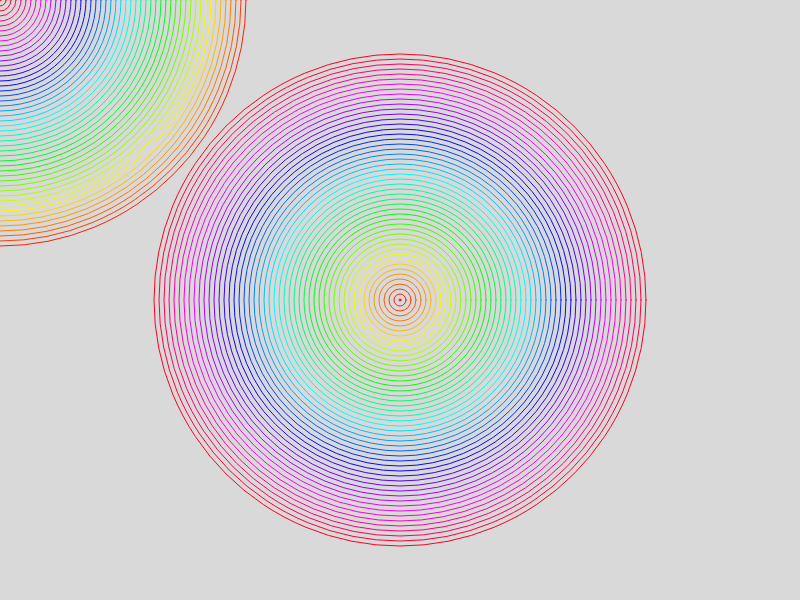
Frame 1 (no input)
Frame 60 (no input): identical to frame 1, image omitted
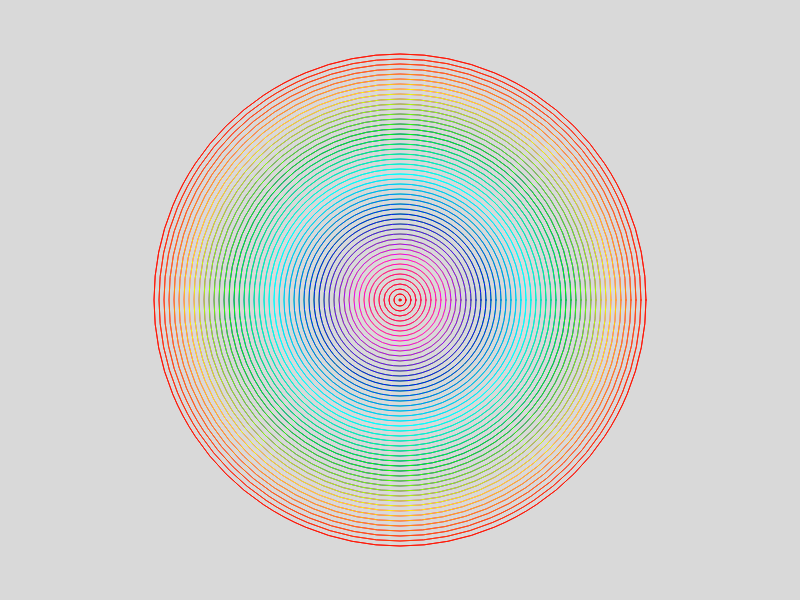
Frame 120 (the mouse pressed at the canvas centre since frame 60)

The p5.js sketch that drew these frames (run headless with seeded random() and noise() and a simulated clock; from frame 60 on, the mouse is pressed at the canvas centre):

// p5.js sketch
// ── sketch.js
/*
let x =0;
let incX = 0.1;

let y = 0;
let incY = 0.025;

//wobbly
function setup() {
createCanvas(windowWidth, windowHeight);
strokeWeight(2);
noFill();
}

function draw() {
  //background(220);
  let xPos = ((sin(x)+1)/2)*width;
  let yPos = ((cos(y)+1)/2)*height;
  fill(0);
  noStroke(0);
    ellipse(xPos, yPos, 50);
  if(frameCount%20 == 0){
    noFill();
    stroke(10);
    ellipse(xPos, yPos, 50);
  }
  //console.log(sin(x));
  x += incX;
  y += incY;
}
*/

/*
let rot = 0.0;
//Loop the loop
function setup() {
  createCanvas(windowWidth, windowHeight);
  colorMode(HSB);
  noStroke();

}

function draw() {
  background(0);

   
  fill(255);
  rectMode(CENTER);
  //for(thing to check, what to check against, what to do when you are done with a loop)
  for(let x = 0; x <9; x++){
    for(let y = 0; y < 7; y++){
      fill(360*(x*y/70), 100, 100);
      push();
      translate(x*180 + 25, y*180+25 );
      scale(frameCount%100/50);
      rotate(rot);
      rect(0,0, 130);
      pop();
      rot= 0.02;
     
    }
  }
  let modded = frameCount%10;
  rot =0.0;
  console.log('raw framecount: '+ frameCount + ', mod frame:' + modded);
  if (frameCount%100 == 0){
    noLoop();
  }
  //noLoop();
}
*/


//Loops_2
function setup() {
  createCanvas(800, 600);
  colorMode(HSB);
}

function draw() {
  background(0,0, 85);

  noFill();
  for (let i = 0; i<50; i++){
    stroke(360*(i/50), 100, 100);
    ellipse(width/2, height/2,i*10+2)
  }

  for (let i = 0; i<50; i++){
    stroke(360-(360*(i/50)), 100, 100);
    ellipse(mouseX, mouseY,i*10+2)
  }
}



/*
//Loops_1
function setup() {
  createCanvas(800, 600);
  
}

function draw() {
  background(220);

  //for(thing to check, what to check against, what to do when you are done with a loop)
  for(let i = 0; i<=8; i++){
  // do the loop here
    ellipse(i*100 + 50,100, i*10 + 10);
    //console.log(i)
  }
  noLoop();
  //ellipse(100, 100,100);
  //ellipse(200, 100,100);
  //ellipse(300, 100,100);
  //ellipse(400, 100,100);
}
*/
